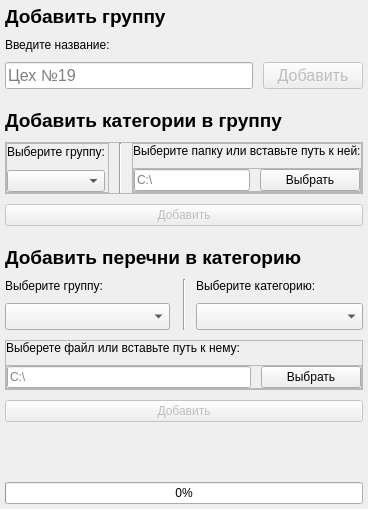
      <widget class="QWidget" name="Add">
       <attribute name="title">
        <string>Добавить</string>
       </attribute>
       <layout class="QVBoxLayout" name="verticalLayout_13">
        <property name="spacing">
         <number>20</number>
        </property>
        <property name="leftMargin">
         <number>5</number>
        </property>
        <property name="topMargin">
         <number>5</number>
        </property>
        <property name="rightMargin">
         <number>5</number>
        </property>
        <property name="bottomMargin">
         <number>5</number>
        </property>
        <item>
         <widget class="QFrame" name="addGroup">
          <property name="frameShape">
           <enum>QFrame::NoFrame</enum>
          </property>
          <property name="frameShadow">
           <enum>QFrame::Raised</enum>
          </property>
          <layout class="QVBoxLayout" name="verticalLayout_2">
           <property name="spacing">
            <number>10</number>
           </property>
           <property name="leftMargin">
            <number>0</number>
           </property>
           <property name="topMargin">
            <number>0</number>
           </property>
           <property name="rightMargin">
            <number>0</number>
           </property>
           <property name="bottomMargin">
            <number>0</number>
           </property>
           <item>
            <widget class="QLabel" name="addGroup_label_1">
             <property name="font">
              <font>
               <pointsize>14</pointsize>
               <weight>75</weight>
               <bold>true</bold>
              </font>
             </property>
             <property name="text">
              <string>Добавить группу</string>
             </property>
            </widget>
           </item>
           <item>
            <widget class="QLabel" name="addGroup_label_2">
             <property name="text">
              <string>Введите название:</string>
             </property>
            </widget>
           </item>
           <item>
            <widget class="QFrame" name="addGroup_actionGroup">
             <property name="font">
              <font>
               <pointsize>12</pointsize>
              </font>
             </property>
             <property name="frameShape">
              <enum>QFrame::NoFrame</enum>
             </property>
             <property name="frameShadow">
              <enum>QFrame::Raised</enum>
             </property>
             <layout class="QHBoxLayout" name="horizontalLayout_2">
              <property name="spacing">
               <number>10</number>
              </property>
              <property name="leftMargin">
               <number>0</number>
              </property>
              <property name="topMargin">
               <number>0</number>
              </property>
              <property name="rightMargin">
               <number>0</number>
              </property>
              <property name="bottomMargin">
               <number>0</number>
              </property>
              <item>
               <widget class="QLineEdit" name="addGroup_lineEdit">
                <property name="minimumSize">
                 <size>
                  <width>150</width>
                  <height>20</height>
                 </size>
                </property>
                <property name="placeholderText">
                 <string>Цех №19</string>
                </property>
               </widget>
              </item>
              <item>
               <widget class="QPushButton" name="addGroup_pushButton">
                <property name="enabled">
                 <bool>false</bool>
                </property>
                <property name="minimumSize">
                 <size>
                  <width>100</width>
                  <height>20</height>
                 </size>
                </property>
                <property name="text">
                 <string>Добавить</string>
                </property>
               </widget>
              </item>
             </layout>
            </widget>
           </item>
          </layout>
         </widget>
        </item>
        <item>
         <widget class="QFrame" name="addCategory">
          <property name="frameShape">
           <enum>QFrame::NoFrame</enum>
          </property>
          <property name="frameShadow">
           <enum>QFrame::Raised</enum>
          </property>
          <layout class="QVBoxLayout" name="verticalLayout_12">
           <property name="spacing">
            <number>10</number>
           </property>
           <property name="leftMargin">
            <number>0</number>
           </property>
           <property name="topMargin">
            <number>0</number>
           </property>
           <property name="rightMargin">
            <number>0</number>
           </property>
           <property name="bottomMargin">
            <number>0</number>
           </property>
           <item>
            <widget class="QLabel" name="addCategory_label_1">
             <property name="font">
              <font>
               <pointsize>14</pointsize>
               <weight>75</weight>
               <bold>true</bold>
              </font>
             </property>
             <property name="text">
              <string>Добавить категории в группу</string>
             </property>
            </widget>
           </item>
           <item>
            <widget class="QFrame" name="addCategory_main_actionGroup">
             <property name="frameShape">
              <enum>QFrame::StyledPanel</enum>
             </property>
             <property name="frameShadow">
              <enum>QFrame::Raised</enum>
             </property>
             <layout class="QHBoxLayout" name="horizontalLayout_8" stretch="0,0,0">
              <property name="spacing">
               <number>10</number>
              </property>
              <property name="leftMargin">
               <number>0</number>
              </property>
              <property name="topMargin">
               <number>0</number>
              </property>
              <property name="rightMargin">
               <number>0</number>
              </property>
              <property name="bottomMargin">
               <number>0</number>
              </property>
              <item>
               <widget class="QFrame" name="addCategory_group">
                <property name="frameShape">
                 <enum>QFrame::StyledPanel</enum>
                </property>
                <property name="frameShadow">
                 <enum>QFrame::Raised</enum>
                </property>
                <property name="lineWidth">
                 <number>1</number>
                </property>
                <layout class="QVBoxLayout" name="verticalLayout_11">
                 <property name="spacing">
                  <number>10</number>
                 </property>
                 <property name="leftMargin">
                  <number>0</number>
                 </property>
                 <property name="topMargin">
                  <number>0</number>
                 </property>
                 <property name="rightMargin">
                  <number>3</number>
                 </property>
                 <property name="bottomMargin">
                  <number>0</number>
                 </property>
                 <item>
                  <widget class="QLabel" name="addCategory_label_2">
                   <property name="text">
                    <string>Выберите группу:</string>
                   </property>
                  </widget>
                 </item>
                 <item>
                  <widget class="QComboBox" name="addCategory_comboBox">
                   <property name="sizePolicy">
                    <sizepolicy hsizetype="Expanding" vsizetype="Fixed">
                     <horstretch>0</horstretch>
                     <verstretch>0</verstretch>
                    </sizepolicy>
                   </property>
                   <property name="minimumSize">
                    <size>
                     <width>0</width>
                     <height>20</height>
                    </size>
                   </property>
                  </widget>
                 </item>
                </layout>
               </widget>
              </item>
              <item>
               <widget class="Line" name="line_2">
                <property name="orientation">
                 <enum>Qt::Vertical</enum>
                </property>
               </widget>
              </item>
              <item>
               <widget class="QFrame" name="addCategory_folder">
                <property name="frameShape">
                 <enum>QFrame::StyledPanel</enum>
                </property>
                <property name="frameShadow">
                 <enum>QFrame::Raised</enum>
                </property>
                <property name="lineWidth">
                 <number>1</number>
                </property>
                <layout class="QVBoxLayout" name="verticalLayout_10" stretch="0,0">
                 <property name="spacing">
                  <number>10</number>
                 </property>
                 <property name="leftMargin">
                  <number>0</number>
                 </property>
                 <property name="topMargin">
                  <number>0</number>
                 </property>
                 <property name="rightMargin">
                  <number>0</number>
                 </property>
                 <property name="bottomMargin">
                  <number>0</number>
                 </property>
                 <item>
                  <widget class="QLabel" name="addCategory_label_3">
                   <property name="text">
                    <string>Выберите папку или вставьте путь к ней:</string>
                   </property>
                  </widget>
                 </item>
                 <item>
                  <widget class="QFrame" name="addCategory_actionGroup">
                   <property name="frameShape">
                    <enum>QFrame::StyledPanel</enum>
                   </property>
                   <property name="frameShadow">
                    <enum>QFrame::Raised</enum>
                   </property>
                   <property name="lineWidth">
                    <number>1</number>
                   </property>
                   <layout class="QHBoxLayout" name="horizontalLayout_7" stretch="0,0">
                    <property name="spacing">
                     <number>10</number>
                    </property>
                    <property name="leftMargin">
                     <number>0</number>
                    </property>
                    <property name="topMargin">
                     <number>0</number>
                    </property>
                    <property name="rightMargin">
                     <number>0</number>
                    </property>
                    <property name="bottomMargin">
                     <number>0</number>
                    </property>
                    <item>
                     <widget class="QLineEdit" name="addCategory_lineEdit">
                      <property name="minimumSize">
                       <size>
                        <width>0</width>
                        <height>20</height>
                       </size>
                      </property>
                      <property name="placeholderText">
                       <string>C:\</string>
                      </property>
                     </widget>
                    </item>
                    <item>
                     <widget class="QPushButton" name="addCategory_choice_pushButton">
                      <property name="minimumSize">
                       <size>
                        <width>100</width>
                        <height>20</height>
                       </size>
                      </property>
                      <property name="text">
                       <string>Выбрать</string>
                      </property>
                     </widget>
                    </item>
                   </layout>
                  </widget>
                 </item>
                </layout>
               </widget>
              </item>
             </layout>
            </widget>
           </item>
           <item>
            <widget class="QPushButton" name="addCategory_add_pushButton">
             <property name="enabled">
              <bool>false</bool>
             </property>
             <property name="minimumSize">
              <size>
               <width>100</width>
               <height>20</height>
              </size>
             </property>
             <property name="text">
              <string>Добавить</string>
             </property>
            </widget>
           </item>
          </layout>
         </widget>
        </item>
        <item>
         <widget class="QFrame" name="addLists">
          <property name="frameShape">
           <enum>QFrame::NoFrame</enum>
          </property>
          <property name="frameShadow">
           <enum>QFrame::Raised</enum>
          </property>
          <layout class="QVBoxLayout" name="verticalLayout_9">
           <property name="spacing">
            <number>10</number>
           </property>
           <property name="leftMargin">
            <number>0</number>
           </property>
           <property name="topMargin">
            <number>0</number>
           </property>
           <property name="rightMargin">
            <number>0</number>
           </property>
           <property name="bottomMargin">
            <number>0</number>
           </property>
           <item>
            <widget class="QLabel" name="addLists_label_1">
             <property name="font">
              <font>
               <pointsize>14</pointsize>
               <weight>75</weight>
               <bold>true</bold>
              </font>
             </property>
             <property name="text">
              <string>Добавить перечни в категорию</string>
             </property>
            </widget>
           </item>
           <item>
            <widget class="QFrame" name="addLists_actionGroup_1">
             <property name="frameShape">
              <enum>QFrame::NoFrame</enum>
             </property>
             <property name="frameShadow">
              <enum>QFrame::Raised</enum>
             </property>
             <layout class="QHBoxLayout" name="horizontalLayout_3">
              <property name="spacing">
               <number>10</number>
              </property>
              <property name="leftMargin">
               <number>0</number>
              </property>
              <property name="topMargin">
               <number>0</number>
              </property>
              <property name="rightMargin">
               <number>0</number>
              </property>
              <property name="bottomMargin">
               <number>0</number>
              </property>
              <item>
               <widget class="QFrame" name="addLists_action_1">
                <property name="minimumSize">
                 <size>
                  <width>150</width>
                  <height>0</height>
                 </size>
                </property>
                <property name="frameShape">
                 <enum>QFrame::NoFrame</enum>
                </property>
                <property name="frameShadow">
                 <enum>QFrame::Raised</enum>
                </property>
                <layout class="QVBoxLayout" name="verticalLayout_3">
                 <property name="spacing">
                  <number>10</number>
                 </property>
                 <property name="leftMargin">
                  <number>0</number>
                 </property>
                 <property name="topMargin">
                  <number>0</number>
                 </property>
                 <property name="rightMargin">
                  <number>3</number>
                 </property>
                 <property name="bottomMargin">
                  <number>0</number>
                 </property>
                 <item>
                  <widget class="QLabel" name="addLists_label_2">
                   <property name="text">
                    <string>Выберите группу:</string>
                   </property>
                  </widget>
                 </item>
                 <item>
                  <widget class="QComboBox" name="addLists_comboBox_1">
                   <property name="sizePolicy">
                    <sizepolicy hsizetype="Expanding" vsizetype="Fixed">
                     <horstretch>0</horstretch>
                     <verstretch>0</verstretch>
                    </sizepolicy>
                   </property>
                   <property name="minimumSize">
                    <size>
                     <width>0</width>
                     <height>20</height>
                    </size>
                   </property>
                   <property name="font">
                    <font>
                     <pointsize>12</pointsize>
                    </font>
                   </property>
                  </widget>
                 </item>
                </layout>
               </widget>
              </item>
              <item>
               <widget class="Line" name="line">
                <property name="orientation">
                 <enum>Qt::Vertical</enum>
                </property>
               </widget>
              </item>
              <item>
               <widget class="QFrame" name="addLists_action_2">
                <property name="frameShape">
                 <enum>QFrame::NoFrame</enum>
                </property>
                <property name="frameShadow">
                 <enum>QFrame::Raised</enum>
                </property>
                <layout class="QVBoxLayout" name="verticalLayout_4">
                 <property name="spacing">
                  <number>10</number>
                 </property>
                 <property name="leftMargin">
                  <number>0</number>
                 </property>
                 <property name="topMargin">
                  <number>0</number>
                 </property>
                 <property name="rightMargin">
                  <number>0</number>
                 </property>
                 <property name="bottomMargin">
                  <number>0</number>
                 </property>
                 <item>
                  <widget class="QLabel" name="addLists_label_3">
                   <property name="text">
                    <string>Выберите категорию:</string>
                   </property>
                  </widget>
                 </item>
                 <item>
                  <widget class="QComboBox" name="addLists_comboBox_2">
                   <property name="sizePolicy">
                    <sizepolicy hsizetype="Expanding" vsizetype="Fixed">
                     <horstretch>0</horstretch>
                     <verstretch>0</verstretch>
                    </sizepolicy>
                   </property>
                   <property name="minimumSize">
                    <size>
                     <width>0</width>
                     <height>20</height>
                    </size>
                   </property>
                   <property name="font">
                    <font>
                     <pointsize>12</pointsize>
                    </font>
                   </property>
                  </widget>
                 </item>
                </layout>
               </widget>
              </item>
             </layout>
            </widget>
           </item>
           <item>
            <widget class="QFrame" name="addLists_actionGroup_2">
             <property name="frameShape">
              <enum>QFrame::StyledPanel</enum>
             </property>
             <property name="frameShadow">
              <enum>QFrame::Raised</enum>
             </property>
             <layout class="QVBoxLayout" name="verticalLayout_8">
              <property name="spacing">
               <number>10</number>
              </property>
              <property name="leftMargin">
               <number>0</number>
              </property>
              <property name="topMargin">
               <number>0</number>
              </property>
              <property name="rightMargin">
               <number>0</number>
              </property>
              <property name="bottomMargin">
               <number>0</number>
              </property>
              <item>
               <widget class="QLabel" name="addLists_label_4">
                <property name="text">
                 <string>Выберете файл или вставьте путь к нему:</string>
                </property>
               </widget>
              </item>
              <item>
               <widget class="QFrame" name="addLists_action_3">
                <property name="frameShape">
                 <enum>QFrame::StyledPanel</enum>
                </property>
                <property name="frameShadow">
                 <enum>QFrame::Raised</enum>
                </property>
                <layout class="QHBoxLayout" name="horizontalLayout_6">
                 <property name="spacing">
                  <number>10</number>
                 </property>
                 <property name="leftMargin">
                  <number>0</number>
                 </property>
                 <property name="topMargin">
                  <number>0</number>
                 </property>
                 <property name="rightMargin">
                  <number>0</number>
                 </property>
                 <property name="bottomMargin">
                  <number>0</number>
                 </property>
                 <item>
                  <widget class="QLineEdit" name="addLists_lineEdit">
                   <property name="minimumSize">
                    <size>
                     <width>150</width>
                     <height>20</height>
                    </size>
                   </property>
                   <property name="placeholderText">
                    <string>C:\</string>
                   </property>
                  </widget>
                 </item>
                 <item>
                  <widget class="QPushButton" name="addLists_choice_pushButton">
                   <property name="enabled">
                    <bool>true</bool>
                   </property>
                   <property name="minimumSize">
                    <size>
                     <width>100</width>
                     <height>20</height>
                    </size>
                   </property>
                   <property name="text">
                    <string>Выбрать</string>
                   </property>
                  </widget>
                 </item>
                </layout>
               </widget>
              </item>
             </layout>
            </widget>
           </item>
           <item>
            <widget class="QPushButton" name="addLists_add_pushButton">
             <property name="enabled">
              <bool>false</bool>
             </property>
             <property name="minimumSize">
              <size>
               <width>100</width>
               <height>20</height>
              </size>
             </property>
             <property name="text">
              <string>Добавить</string>
             </property>
            </widget>
           </item>
          </layout>
         </widget>
        </item>
        <item>
         <spacer name="verticalSpacer">
          <property name="orientation">
           <enum>Qt::Vertical</enum>
          </property>
          <property name="sizeHint" stdset="0">
           <size>
            <width>20</width>
            <height>40</height>
           </size>
          </property>
         </spacer>
        </item>
        <item>
         <widget class="QProgressBar" name="add_progressBar">
          <property name="value">
           <number>0</number>
          </property>
         </widget>
        </item>
       </layout>
      </widget>
